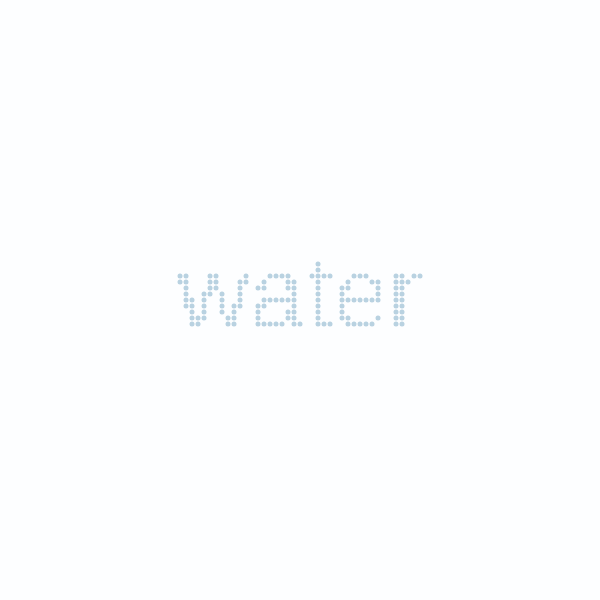
Frame 1 (no input)
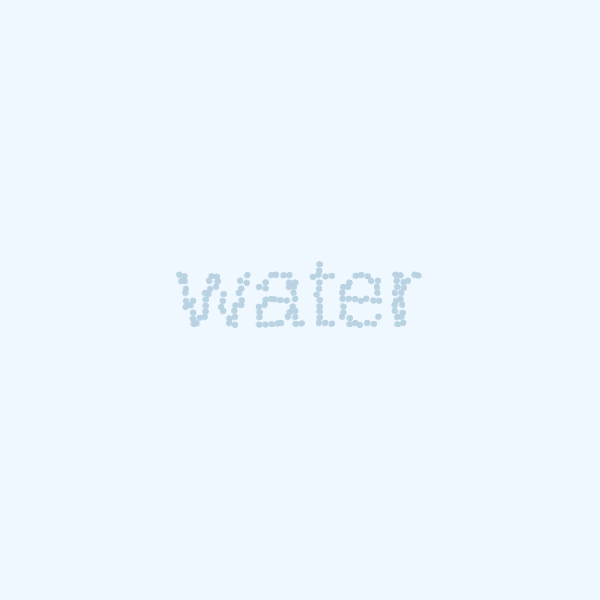
Frame 60 (no input)
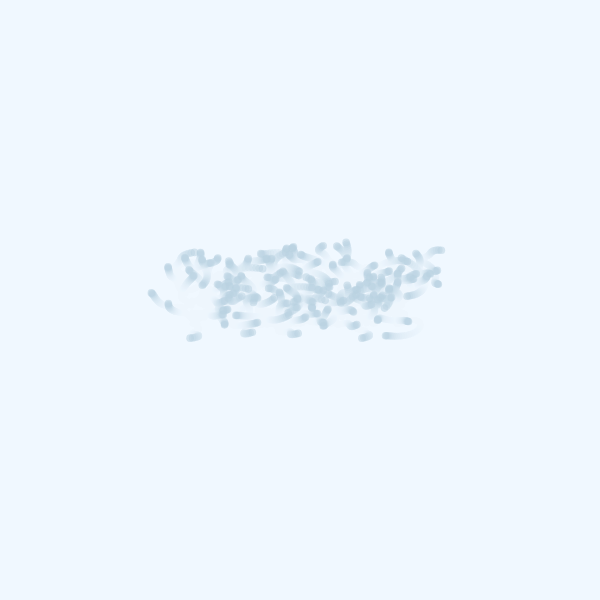
Frame 120 (the mouse pressed at the canvas centre since frame 60)

The p5.js sketch that drew these frames (run headless with seeded random() and noise() and a simulated clock; from frame 60 on, the mouse is pressed at the canvas centre):

// p5.js sketch
// ── sketch.js
let pts = [], pg;

async function setup() {
  createCanvas(600, 600);

  pg = createGraphics(width, height);
  pg.pixelDensity(1);
  pg.background(255);
  pg.textAlign(CENTER, CENTER);
  pg.textSize(100);
  pg.fill(0);
  pg.text("water", width / 2, height / 2);
  pg.loadPixels();

  for (let x = 0; x < width; x += 6) {
    for (let y = 0; y < height; y += 6) {
      let i = 4 * (x + y * width);
      if (pg.pixels[i] < 128) {
        pts.push({ x, y, ox: x, oy: y, a: 255, t: random(1000) });
      }
    }
  }
}

function draw() {
  background(238, 246, 255, 35);
  noStroke();

  for (let p of pts) {
    let k = max(0, (frameCount - 40) / 120);
    let ang = noise(p.ox * 0.01, p.oy * 0.01, frameCount * 0.01 + p.t) * TWO_PI * 2;

    p.x = lerp(p.ox, p.ox + cos(ang) * 80 * k, k);
    p.y = lerp(p.oy, p.oy + sin(ang) * 50 * k - frameCount * 0.15 * k, k);
    p.a = 255 - 180 * k;

    fill(185, 210, 225, p.a);
    circle(p.x, p.y, 5 + 4 * k);
  }
}
